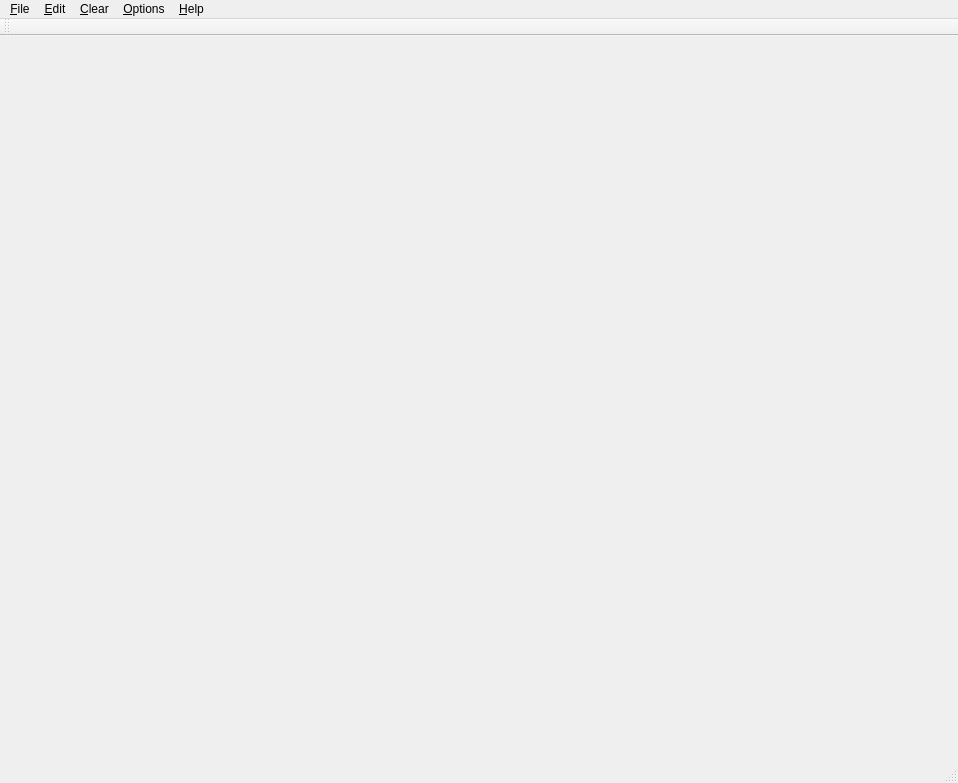
<?xml version="1.0" encoding="UTF-8"?>
<ui version="4.0">
 <class>FalconBoardClass</class>
 <widget class="QMainWindow" name="FalconBoardClass">
  <property name="geometry">
   <rect>
    <x>0</x>
    <y>0</y>
    <width>958</width>
    <height>783</height>
   </rect>
  </property>
  <property name="windowTitle">
   <string>FalconBoard</string>
  </property>
  <property name="styleSheet">
   <string notr="true"/>
  </property>
  <widget class="DrawArea" name="centralWidget">
   <property name="cursor">
    <cursorShape>CrossCursor</cursorShape>
   </property>
  </widget>
  <widget class="QMenuBar" name="menuBar">
   <property name="geometry">
    <rect>
     <x>0</x>
     <y>0</y>
     <width>958</width>
     <height>21</height>
    </rect>
   </property>
   <widget class="QMenu" name="menu_File">
    <property name="title">
     <string>&amp;File</string>
    </property>
    <widget class="QMenu" name="actionRecentDocuments">
     <property name="enabled">
      <bool>false</bool>
     </property>
     <property name="title">
      <string>Recen&amp;t Documents</string>
     </property>
     <addaction name="actionCleaRecentList"/>
    </widget>
    <addaction name="actionNew"/>
    <addaction name="actionLoad"/>
    <addaction name="actionSave"/>
    <addaction name="actionSaveAs"/>
    <addaction name="separator"/>
    <addaction name="actionPageSetup"/>
    <addaction name="actionPrint"/>
    <addaction name="separator"/>
    <addaction name="actionExportToPdf"/>
    <addaction name="separator"/>
    <addaction name="actionRecentDocuments"/>
    <addaction name="separator"/>
    <addaction name="separator"/>
    <addaction name="actionSaveVisible"/>
    <addaction name="actionExit"/>
   </widget>
   <widget class="QMenu" name="menu_Edit">
    <property name="title">
     <string>&amp;Edit</string>
    </property>
    <addaction name="actionUndo"/>
    <addaction name="actionRedo"/>
    <addaction name="separator"/>
    <addaction name="action_Black"/>
    <addaction name="action_Red"/>
    <addaction name="action_Green"/>
    <addaction name="action_Blue"/>
    <addaction name="action_Yellow"/>
    <addaction name="action_Eraser"/>
    <addaction name="separator"/>
    <addaction name="action_Screenshot"/>
    <addaction name="separator"/>
    <addaction name="action_InsertVertSpace"/>
   </widget>
   <widget class="QMenu" name="menu_Help">
    <property name="title">
     <string>&amp;Help</string>
    </property>
    <addaction name="actionHelp"/>
    <addaction name="actionAbout"/>
   </widget>
   <widget class="QMenu" name="menu_Clear">
    <property name="title">
     <string>&amp;Clear</string>
    </property>
    <addaction name="actionClearRoll"/>
    <addaction name="actionClearThisScreen"/>
    <addaction name="actionClearDownward"/>
    <addaction name="separator"/>
    <addaction name="actionClearBackgroundImage"/>
    <addaction name="separator"/>
    <addaction name="actionClearHistory"/>
   </widget>
   <widget class="QMenu" name="menu_Options">
    <property name="title">
     <string>&amp;Options</string>
    </property>
    <widget class="QMenu" name="menu_Mode">
     <property name="title">
      <string>&amp;Mode</string>
     </property>
     <addaction name="actionLightMode"/>
     <addaction name="actionDarkMode"/>
     <addaction name="actionBlackMode"/>
    </widget>
    <widget class="QMenu" name="menuGrid">
     <property name="title">
      <string>Grid</string>
     </property>
     <addaction name="actionShowGrid"/>
     <addaction name="actionFixedGrid"/>
     <addaction name="actionGridSize"/>
    </widget>
    <widget class="QMenu" name="menu_Paper">
     <property name="title">
      <string>&amp;Paper</string>
     </property>
     <addaction name="actionInfinitePage"/>
     <addaction name="actionLimitedPage"/>
    </widget>
    <addaction name="menu_Paper"/>
    <addaction name="separator"/>
    <addaction name="menu_Mode"/>
    <addaction name="menuGrid"/>
    <addaction name="actionShowPageGuides"/>
    <addaction name="separator"/>
    <addaction name="actionLoadBackground"/>
    <addaction name="separator"/>
    <addaction name="actionSaveData"/>
    <addaction name="actionSaveBackgroundImage"/>
   </widget>
   <addaction name="menu_File"/>
   <addaction name="menu_Edit"/>
   <addaction name="menu_Clear"/>
   <addaction name="menu_Options"/>
   <addaction name="menu_Help"/>
  </widget>
  <widget class="QToolBar" name="mainToolBar">
   <attribute name="toolBarArea">
    <enum>TopToolBarArea</enum>
   </attribute>
   <attribute name="toolBarBreak">
    <bool>false</bool>
   </attribute>
  </widget>
  <widget class="QStatusBar" name="statusBar"/>
  <action name="actionLoad">
   <property name="icon">
    <iconset resource="FalconBoard.qrc">
     <normaloff>:/FalconBoard/Resources/open.png</normaloff>:/FalconBoard/Resources/open.png</iconset>
   </property>
   <property name="text">
    <string>&amp;Open...</string>
   </property>
   <property name="iconText">
    <string>Open</string>
   </property>
   <property name="toolTip">
    <string>Load saved data into memory</string>
   </property>
   <property name="shortcut">
    <string>Ctrl+O</string>
   </property>
  </action>
  <action name="actionSave">
   <property name="icon">
    <iconset resource="FalconBoard.qrc">
     <normaloff>:/FalconBoard/Resources/save.png</normaloff>:/FalconBoard/Resources/save.png</iconset>
   </property>
   <property name="text">
    <string>&amp;Save</string>
   </property>
   <property name="iconText">
    <string>Save...</string>
   </property>
   <property name="toolTip">
    <string>Save</string>
   </property>
   <property name="shortcut">
    <string>Ctrl+S</string>
   </property>
  </action>
  <action name="actionSaveAs">
   <property name="icon">
    <iconset resource="FalconBoard.qrc">
     <normaloff>:/FalconBoard/Resources/saveas.png</normaloff>:/FalconBoard/Resources/saveas.png</iconset>
   </property>
   <property name="text">
    <string>S&amp;ave As...</string>
   </property>
  </action>
  <action name="actionExit">
   <property name="icon">
    <iconset resource="FalconBoard.qrc">
     <normaloff>:/FalconBoard/Resources/close.png</normaloff>:/FalconBoard/Resources/close.png</iconset>
   </property>
   <property name="text">
    <string>E&amp;xit</string>
   </property>
   <property name="shortcut">
    <string>Alt+X</string>
   </property>
  </action>
  <action name="action_Black">
   <property name="checkable">
    <bool>true</bool>
   </property>
   <property name="checked">
    <bool>true</bool>
   </property>
   <property name="icon">
    <iconset resource="FalconBoard.qrc">
     <normaloff>:/FalconBoard/Resources/white.png</normaloff>:/FalconBoard/Resources/white.png</iconset>
   </property>
   <property name="text">
    <string>Blac&amp;k</string>
   </property>
   <property name="shortcut">
    <string>1</string>
   </property>
  </action>
  <action name="action_Red">
   <property name="checkable">
    <bool>true</bool>
   </property>
   <property name="icon">
    <iconset resource="FalconBoard.qrc">
     <normaloff>:/FalconBoard/Resources/white.png</normaloff>:/FalconBoard/Resources/white.png</iconset>
   </property>
   <property name="text">
    <string>&amp;Red</string>
   </property>
   <property name="shortcut">
    <string>2</string>
   </property>
  </action>
  <action name="action_Green">
   <property name="checkable">
    <bool>true</bool>
   </property>
   <property name="icon">
    <iconset resource="FalconBoard.qrc">
     <normaloff>:/FalconBoard/Resources/white.png</normaloff>:/FalconBoard/Resources/white.png</iconset>
   </property>
   <property name="text">
    <string>&amp;Green</string>
   </property>
   <property name="shortcut">
    <string>3</string>
   </property>
  </action>
  <action name="action_Blue">
   <property name="checkable">
    <bool>true</bool>
   </property>
   <property name="icon">
    <iconset resource="FalconBoard.qrc">
     <normaloff>:/FalconBoard/Resources/white.png</normaloff>:/FalconBoard/Resources/white.png</iconset>
   </property>
   <property name="text">
    <string>&amp;Blue</string>
   </property>
   <property name="shortcut">
    <string>4</string>
   </property>
  </action>
  <action name="actionHelp">
   <property name="text">
    <string>?</string>
   </property>
   <property name="shortcut">
    <string>F1</string>
   </property>
  </action>
  <action name="actionAbout">
   <property name="text">
    <string>&amp;About</string>
   </property>
  </action>
  <action name="actionPrint">
   <property name="enabled">
    <bool>true</bool>
   </property>
   <property name="text">
    <string>&amp;Print...</string>
   </property>
   <property name="shortcut">
    <string>Ctrl+P</string>
   </property>
  </action>
  <action name="actionClearRoll">
   <property name="text">
    <string>C&amp;lear Roll</string>
   </property>
   <property name="toolTip">
    <string>Clear whole Whiteboard except background image.</string>
   </property>
   <property name="shortcut">
    <string>Ctrl+Del</string>
   </property>
  </action>
  <action name="action_Eraser">
   <property name="checkable">
    <bool>true</bool>
   </property>
   <property name="icon">
    <iconset resource="FalconBoard.qrc">
     <normaloff>:/FalconBoard/Resources/eraser.png</normaloff>:/FalconBoard/Resources/eraser.png</iconset>
   </property>
   <property name="text">
    <string>&amp;Eraser</string>
   </property>
   <property name="shortcut">
    <string>E</string>
   </property>
  </action>
  <action name="action_InsertVertSpace">
   <property name="enabled">
    <bool>false</bool>
   </property>
   <property name="text">
    <string>&amp;Insert vertical space.</string>
   </property>
   <property name="toolTip">
    <string>Insert vertical space.</string>
   </property>
   <property name="shortcut">
    <string>F5</string>
   </property>
  </action>
  <action name="actionUndo">
   <property name="enabled">
    <bool>false</bool>
   </property>
   <property name="icon">
    <iconset resource="FalconBoard.qrc">
     <normaloff>:/FalconBoard/Resources/undo.png</normaloff>:/FalconBoard/Resources/undo.png</iconset>
   </property>
   <property name="text">
    <string>&amp;Undo</string>
   </property>
   <property name="shortcut">
    <string>Ctrl+Z</string>
   </property>
  </action>
  <action name="actionRedo">
   <property name="enabled">
    <bool>false</bool>
   </property>
   <property name="icon">
    <iconset resource="FalconBoard.qrc">
     <normaloff>:/FalconBoard/Resources/redo.png</normaloff>:/FalconBoard/Resources/redo.png</iconset>
   </property>
   <property name="text">
    <string>Re&amp;do</string>
   </property>
   <property name="shortcut">
    <string>Ctrl+Y</string>
   </property>
  </action>
  <action name="actionClearHistory">
   <property name="text">
    <string>Clear Undo &amp;History</string>
   </property>
  </action>
  <action name="actionNew">
   <property name="icon">
    <iconset resource="FalconBoard.qrc">
     <normaloff>:/FalconBoard/Resources/new.png</normaloff>:/FalconBoard/Resources/new.png</iconset>
   </property>
   <property name="text">
    <string>&amp;New</string>
   </property>
   <property name="toolTip">
    <string>Clear whiteboard</string>
   </property>
   <property name="shortcut">
    <string>Ctrl+N</string>
   </property>
  </action>
  <action name="actionLoadBackground">
   <property name="text">
    <string>Loa&amp;d Backgorund Image...</string>
   </property>
   <property name="iconText">
    <string>Load Background</string>
   </property>
   <property name="toolTip">
    <string>Load image as background</string>
   </property>
  </action>
  <action name="actionSaveVisible">
   <property name="text">
    <string>Save &amp;Visible</string>
   </property>
   <property name="toolTip">
    <string>Save visible image (not the lines)</string>
   </property>
  </action>
  <action name="actionClearBackgroundImage">
   <property name="text">
    <string>Clear Bac&amp;kground</string>
   </property>
  </action>
  <action name="action_Screenshot">
   <property name="icon">
    <iconset resource="FalconBoard.qrc">
     <normaloff>:/FalconBoard/Resources/screenshot.png</normaloff>:/FalconBoard/Resources/screenshot.png</iconset>
   </property>
   <property name="text">
    <string>&amp;Screenshot</string>
   </property>
   <property name="shortcut">
    <string>F4</string>
   </property>
  </action>
  <action name="actionSaveData">
   <property name="checkable">
    <bool>true</bool>
   </property>
   <property name="checked">
    <bool>false</bool>
   </property>
   <property name="text">
    <string>Auto Save Data</string>
   </property>
   <property name="toolTip">
    <string>Automatic save of data at exit</string>
   </property>
  </action>
  <action name="actionSaveBackgroundImage">
   <property name="checkable">
    <bool>true</bool>
   </property>
   <property name="checked">
    <bool>false</bool>
   </property>
   <property name="text">
    <string>Auto Save background Image</string>
   </property>
   <property name="toolTip">
    <string>Save background Image at exit automatically</string>
   </property>
  </action>
  <action name="action_Yellow">
   <property name="checkable">
    <bool>true</bool>
   </property>
   <property name="icon">
    <iconset resource="FalconBoard.qrc">
     <normaloff>:/FalconBoard/Resources/white.png</normaloff>:/FalconBoard/Resources/white.png</iconset>
   </property>
   <property name="text">
    <string>&amp;Yellow</string>
   </property>
   <property name="shortcut">
    <string>5</string>
   </property>
  </action>
  <action name="actionVertical_space">
   <property name="enabled">
    <bool>false</bool>
   </property>
   <property name="text">
    <string>Vertical space...</string>
   </property>
  </action>
  <action name="actionClearThisScreen">
   <property name="text">
    <string>Clear Visible &amp;Screen</string>
   </property>
   <property name="toolTip">
    <string>Clear Visible Screen. Anything left or right of visible screen remains visible.</string>
   </property>
  </action>
  <action name="actionClearUpward">
   <property name="text">
    <string>Clear Visible Screen and &amp;Above</string>
   </property>
   <property name="toolTip">
    <string>Clear Visible Screen and Above. Only a visible screen wide vertical band is cleared.</string>
   </property>
  </action>
  <action name="actionClearDownward">
   <property name="text">
    <string>Clear Visible Screen and &amp;Below</string>
   </property>
   <property name="toolTip">
    <string>Clear Visible Screen and Below.  Only a visible screen wide vertical band is cleared.</string>
   </property>
  </action>
  <action name="actionPageSetup">
   <property name="text">
    <string>Pa&amp;ge Setup...</string>
   </property>
  </action>
  <action name="actionShowPageGuides">
   <property name="checkable">
    <bool>true</bool>
   </property>
   <property name="text">
    <string>Show Page Guides</string>
   </property>
  </action>
  <action name="actionExportToPdf">
   <property name="text">
    <string>&amp;Export to Pdf ...</string>
   </property>
  </action>
  <action name="actionCleaRecentList">
   <property name="text">
    <string>C&amp;lear List</string>
   </property>
   <property name="iconText">
    <string>Clear List of prev. documents</string>
   </property>
  </action>
  <action name="actionLightMode">
   <property name="checkable">
    <bool>true</bool>
   </property>
   <property name="checked">
    <bool>true</bool>
   </property>
   <property name="text">
    <string>System Colors</string>
   </property>
  </action>
  <action name="actionDarkMode">
   <property name="checkable">
    <bool>true</bool>
   </property>
   <property name="text">
    <string>Dark</string>
   </property>
  </action>
  <action name="actionBlackMode">
   <property name="checkable">
    <bool>true</bool>
   </property>
   <property name="text">
    <string>Black</string>
   </property>
  </action>
  <action name="actionShowGrid">
   <property name="checkable">
    <bool>true</bool>
   </property>
   <property name="text">
    <string>&amp;Show</string>
   </property>
  </action>
  <action name="actionFixedGrid">
   <property name="checkable">
    <bool>true</bool>
   </property>
   <property name="text">
    <string>Fixed</string>
   </property>
  </action>
  <action name="actionInfinitePage">
   <property name="checkable">
    <bool>true</bool>
   </property>
   <property name="checked">
    <bool>false</bool>
   </property>
   <property name="text">
    <string>Infinite</string>
   </property>
  </action>
  <action name="actionLimitedPage">
   <property name="checkable">
    <bool>true</bool>
   </property>
   <property name="checked">
    <bool>true</bool>
   </property>
   <property name="text">
    <string>&amp;Limited</string>
   </property>
  </action>
  <action name="actionGridSize">
   <property name="text">
    <string>Grid Size...</string>
   </property>
   <property name="toolTip">
    <string>Select spacing of grid lines</string>
   </property>
  </action>
 </widget>
 <layoutdefault spacing="6" margin="11"/>
 <customwidgets>
  <customwidget>
   <class>DrawArea</class>
   <extends>QWidget</extends>
   <header>DrawArea.h</header>
   <container>1</container>
  </customwidget>
 </customwidgets>
 <resources>
  <include location="FalconBoard.qrc"/>
 </resources>
 <connections>
  <connection>
   <sender>actionExit</sender>
   <signal>triggered()</signal>
   <receiver>FalconBoardClass</receiver>
   <slot>close()</slot>
   <hints>
    <hint type="sourcelabel">
     <x>-1</x>
     <y>-1</y>
    </hint>
    <hint type="destinationlabel">
     <x>299</x>
     <y>199</y>
    </hint>
   </hints>
  </connection>
 </connections>
</ui>
